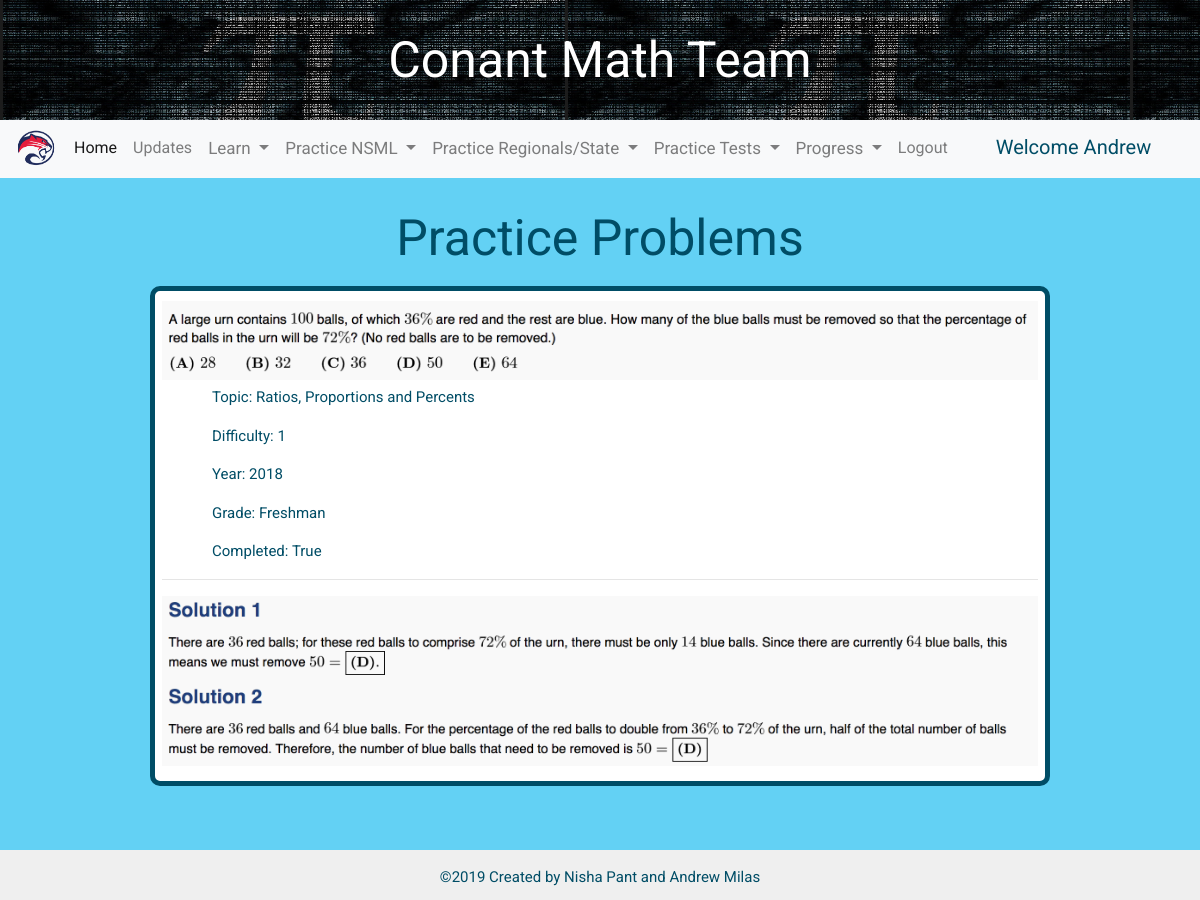
The page /question_list/1/ (signed in) on the database its author committed.
### core/models.py (models this page shows, shortened)
class Question(models.Model):
    GRADES_LIST = (
        ('Freshman', 'Freshman'),
        ('Sophomore', 'Sophomore'),
        ('Junior', 'Junior'),
        ('Senior', 'Senior'),
    )
    TOPIC_LIST = (
        ('Ratios, Proportions and Percents', 'Ratios, Proportions and Percents'),
        ('Number Theory and Divisibility', 'Number Theory and Divisibility'),
        ('Counting Basics and Probability', 'Counting Basics and Probability'),
        ('Number Bases', 'Number Bases'),
        ('Quadratics', 'Quadratics'),
        ('Probability', 'Probability'),
        ('Functions', 'Functions'),
        ('Advanced Geometrical Concepts', 'Advanced Geometrical Concepts'),
        ('Perimeter, Area and Surface Area', 'Perimeter, Area and Surface Area'),
        ('Logic, Sets and Venn Diagram', 'Logic, Sets and Venn Diagram'),
        ('Geometric Probability', 'Geometric Probability'),
        ('Similarity', 'Similarity'),
        ('Coordinate Geometry', 'Coordinate Geometry'),
        ('Circles', 'Circles'),
        ('Trigonometry', 'Trigonometry'),
        ('Polynomials', 'Polynomials'),
        ('Logs and Exponents', 'Logs and Exponents'),
        ('Transformations using Matrices', 'Transformations using Matrices'),
        ('Parametric Equations', 'Parametric Equations'),
        ('Theory of Equations', 'Theory of Equations'),
        ('Sequences and Series', 'Sequences and Series'),
        ('Vectors', 'Vectors'),
        ('Freshman Regionals', 'Freshman Regionals'),
        ('Freshman State', 'Freshman State'),
        ('Sophomore Regionals', 'Sophomore Regionals'),
        ('Sophomore State', 'Sophomore State'),
        ('Junior Regionals', 'Junior Regionals'),
        ('Junior State', 'Junior State'),
        ('Senior Regionals', 'Senior Regionals'),
        ('Senior State', 'Senior State')
    )
    QUESTION_NUMBERS = (
        ('1','1'),
        ('2','2'),
        ('3','3'),
        ('4','4'),
        ('5','5')
    )
    grade = models.CharField(max_length=9, choices=GRADES_LIST, default='Freshman')
    topic = models.CharField(max_length=100, choices=TOPIC_LIST, default='Ratios, Proportions and Percents')
    description = models.TextField(default="", blank=True)
    answer = models.CharField(max_length=250, default="1")
    questionPicture = models.FileField(blank=True, null=True)
    questionText = models.TextField(default="", blank=True, null=True)
    answerPicture = models.FileField(blank=True, null=True)
    answerText = models.TextField(default="", blank=True, null=True)
    difficulty = models.CharField(max_length=3, choices=QUESTION_NUMBERS, default='1')
    year = models.CharField(max_length=250)
    created_date = models.DateTimeField(
            default=timezone.now)
    is_NSML = models.BooleanField(default=True)
    calc_allowed = models.BooleanField(default=False)
    is_complete = models.BooleanField(default=False)

### core/views.py (the view, shortened to what this page needs)
# urls.py: url(r'^question_list/(?P<question_id>[0-9]+)/$', views.detail, name='detail'),
def detail(request, question_id):
    if not request.user.is_authenticated:
        return render(request, 'core/login.html', {"gotLoggedOut": True})
    question = get_object_or_404(Question, pk=question_id)
    submitbutton= request.POST.get('submit')
    submitAnswerButton = request.POST.get('submitAnswer')
    correctAnswer = False
    if submitbutton:
        context={
        'submitbutton': submitbutton,
        'question': question,
        "activeNav": "2"
        }
        return render(request, 'core/question_detail.html', context)
    else:
        return render(request, 'core/question_detail.html', {'question': question, "activeNav": "0"})

### core/templates/core/question_detail.html (shortened to what this page needs)
{% extends 'core/Nav_Bar_Layout.html' %}
{% block content %}
<div class="questions-container">
    <h1 id="title">Practice Problems</h1>
    <div class="questionList">
        {% if question.questionPicture %}
            <img class="img-fluid"src="{{ question.questionPicture.url }}" width="1000" height="500">
        {% endif %}
        <p class="left">Topic: {{ question.topic }}</p>
        <p class="left">Difficulty: {{ question.difficulty }}</p>
        <p class="left">Year: {{ question.year }}</p>
        <p class="left">Grade: {{ question.grade }}</p>
        <p class="left">Completed: {{ question.is_complete }} </p>
      {% if question.is_complete %}
          <hr>
          {% if question.answerPicture %}
            <img class="img-fluid" src="{{ question.answerPicture.url }}" width="1000" height="500">
        {% endif %}
      {% endif %}
   </div>
</div>
{% endblock %}

### core/templates/core/Nav_Bar_Layout.html (shortened to what this page needs)
{% load staticfiles %}
<!DOCTYPE html>
<html>
<head>
    <link rel="stylesheet" href="https://stackpath.bootstrapcdn.com/bootstrap/4.1.1/css/bootstrap.min.css">
    <link rel="stylesheet" href="{% static 'css/homepage.css' %}" type="text/css">
    <link rel="stylesheet" href="{% static 'css/updates.css' %}" type="text/css">
    <link rel="stylesheet" href="{% static 'css/question.css' %}">
    <link rel="stylesheet" href="{% static 'css/practice.css' %}">
</head>
<body>
  <header class="header-main">
      <h1>Conant Math Team</h1>
  </header>
  <nav class="navbar navbar-expand navbar-light bg-light">
    <div class="navbar-nav">
          <div style="text-align: center">
              <img src="{% static 'css/chs.png' %}" style="margin-right: 10px" alt = "conant logo" width="40px" height="40px">
          </div>
          <a {% ifequal activeNav "0" %}class="nav-link active" {% else %} class = "nav-link" {% endifequal %} href="{% url 'core:homepage' %}">Home<span class="sr-only">(current)</span></a>
          <a {% ifequal activeNav "1" %}class="nav-link active" {% else %} class = "nav-link" {% endifequal %} href="{% url 'core:post_list' %}">Updates</a>
          <div class="dropdown">
              <a  {% ifequal activeNav "5" %}class="nav-link active dropdown-toggle" {% else %} class = "nav-link dropdown-toggle" {% endifequal %}
                  style="cursor:pointer" id="navbardrop" data-toggle="dropdown">
                Learn
              </a>
            </div>
          <div class="dropdown">
            <a  {% ifequal activeNav "3" %}class="nav-link active dropdown-toggle" {% else %} class = "nav-link dropdown-toggle" {% endifequal %} style="cursor:pointer" id="navbardrop" data-toggle="dropdown">
                Practice NSML
            </a>
          </div>
          <div class="dropdown">
              <a  {% ifequal activeNav "4" %}class="nav-link active dropdown-toggle" {% else %} class = "nav-link dropdown-toggle" {% endifequal %} style="cursor:pointer" id="navbardrop" data-toggle="dropdown">
                Practice Regionals/State
              </a>
          </div>
          <div class="dropdown">
              <a  {% ifequal activeNav "6" %}class="nav-link active dropdown-toggle" {% else %} class = "nav-link dropdown-toggle" {% endifequal %} style="cursor:pointer" id="navbardrop" data-toggle="dropdown">
                Practice Tests
              </a>
          </div>
          <div class="dropdown">
              <a  {% ifequal activeNav "7" %}class="nav-link active dropdown-toggle" {% else %} class = "nav-link dropdown-toggle" {% endifequal %}
                  style="cursor:pointer" id="navbardrop" data-toggle="dropdown">
                Progress
              </a>
            </div>
          <a {% ifequal activeNav "4" %}class="nav-link active" {% else %} class = "nav-link" {% endifequal %} href="{% url 'core:logout_user' %}">Logout</a>
          <div style="margin-left: auto; text-align: right; margin-top: 7px;padding-left: 40px; padding-right: 10px" class="nav navbar-nav">
            <h3 id="welcome">Welcome {{ user.username }}</h3>
          </div>
    </div>
</nav>
<div>
  {% block content %}
  {% endblock %}
</div>
<footer id="footer" style="position: absolute; right: 0; bottom: 0; left: 0; padding: 1rem; background-color: #efefef; text-align: center;" >©2019 Created by Nisha Pant and Andrew Milas</footer>
</body>
</html>

### core/static/css/homepage.css (style rules this page uses)
body { margin: 0; padding: 0; color: #004d66; font-family: 'Roboto', sans-serif; background-color: #63D1F4; }
h1 { font-weight: 400; font-size: 50px; }
h3 { margin-top: 0px; font-size: 35px; font-weight: 300; }
#footer { position:fixed; bottom:0; text-align: right; width:100%; height:200px; padding-right: 25px; }
#welcome { font-size: 20px; font-weight: 400; }
.dropdown { float: left; }
.dropdown { font-size: 17px; border: none; outline: none; color: white; background-color: inherit; font-family: inherit; margin: 0; }

### core/static/css/updates.css (style rules this page uses)
#welcome { font-size: 20px; }
.navbar-nav>li, .navbar-nav { float: left !important; }
body { margin: 0; padding: 0; color: #004d66; font-family: 'Roboto', sans-serif; background-color: #63D1F4; }
#title { margin-top:30px; font-weight: 400; text-align: center }
#footer { position:fixed; bottom:0; font-size: 15px; text-align: right; width:100%; height:50px; padding-right: 25px; }

### core/static/css/question.css (style rules this page uses)
body { margin: 0; padding: 0; color: #004d66; font-family: 'Roboto', sans-serif; background-color: #63D1F4; }
#welcome { font-size: 20px; }
#footer { position:fixed; bottom:0; font-size: 15px; text-align: right; width:100%; height:50px; padding-right: 25px; }
#title { margin-top:30px; font-weight: 400; text-align: center; }
.questionList { background-color: white; text-align: center; width: 75%; margin: 18px auto; border-radius: 10px; border-width: 5px; border-style: solid; padding-top:10px; padding-bottom: 15px; padding-left: 7px; padding-right: 7px; }
.left { text-align: left; margin-top: 6px; margin-left: 50px; font-size: 15px; }

### core/static/css/practice.css (style rules this page uses)
body { margin: 0; padding: 0; color: #004d66; font-family: 'Roboto', sans-serif; background-color: #63D1F4; }
#welcome { font-size: 20px; }
#title { margin-top:30px; font-weight: 400; text-align: center }
#footer { position:fixed; bottom: 0; font-size: 15px; text-align: right; width:100%; height:50px; padding-right: 25px; }
.questionList { background-color: white; text-align: center; width: 75%; margin: 18px auto; border-radius: 10px; }
a { text-decoration: none !important; }

### rows shown on the page
Question: questionPicture (picture), topic "Ratios, Proportions and Percents", difficulty "1", year "2018", grade "Freshman", is_complete "True", answerPicture (picture)

### other values the page prints
{{ user.username }} "Andrew"
